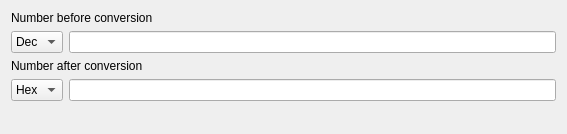
<?xml version="1.0" encoding="UTF-8"?>
<ui version="4.0">
 <class>NumberConverterDialog</class>
 <widget class="QDialog" name="NumberConverterDialog">
  <property name="geometry">
   <rect>
    <x>0</x>
    <y>0</y>
    <width>567</width>
    <height>134</height>
   </rect>
  </property>
  <property name="windowTitle">
   <string>Converter</string>
  </property>
  <property name="locale">
   <locale language="English" country="UnitedStates"/>
  </property>
  <layout class="QVBoxLayout" name="verticalLayout">
   <item>
    <widget class="QLabel" name="label">
     <property name="text">
      <string>Number before conversion</string>
     </property>
    </widget>
   </item>
   <item>
    <layout class="QHBoxLayout" name="horizontalLayout">
     <item>
      <widget class="QComboBox" name="inComboBox">
       <item>
        <property name="text">
         <string>Dec</string>
        </property>
       </item>
       <item>
        <property name="text">
         <string>Hex</string>
        </property>
       </item>
       <item>
        <property name="text">
         <string>Bin</string>
        </property>
       </item>
      </widget>
     </item>
     <item>
      <widget class="QLineEdit" name="inLine"/>
     </item>
    </layout>
   </item>
   <item>
    <widget class="QLabel" name="label_2">
     <property name="text">
      <string>Number after conversion</string>
     </property>
    </widget>
   </item>
   <item>
    <layout class="QHBoxLayout" name="horizontalLayout_2">
     <item>
      <widget class="QComboBox" name="outComboBox">
       <item>
        <property name="text">
         <string>Hex</string>
        </property>
       </item>
       <item>
        <property name="text">
         <string>Dec</string>
        </property>
       </item>
       <item>
        <property name="text">
         <string>Bin</string>
        </property>
       </item>
      </widget>
     </item>
     <item>
      <widget class="QLineEdit" name="outLine">
       <property name="readOnly">
        <bool>true</bool>
       </property>
      </widget>
     </item>
    </layout>
   </item>
   <item>
    <spacer name="verticalSpacer">
     <property name="orientation">
      <enum>Qt::Vertical</enum>
     </property>
     <property name="sizeHint" stdset="0">
      <size>
       <width>20</width>
       <height>40</height>
      </size>
     </property>
    </spacer>
   </item>
  </layout>
 </widget>
 <resources/>
 <connections/>
</ui>
